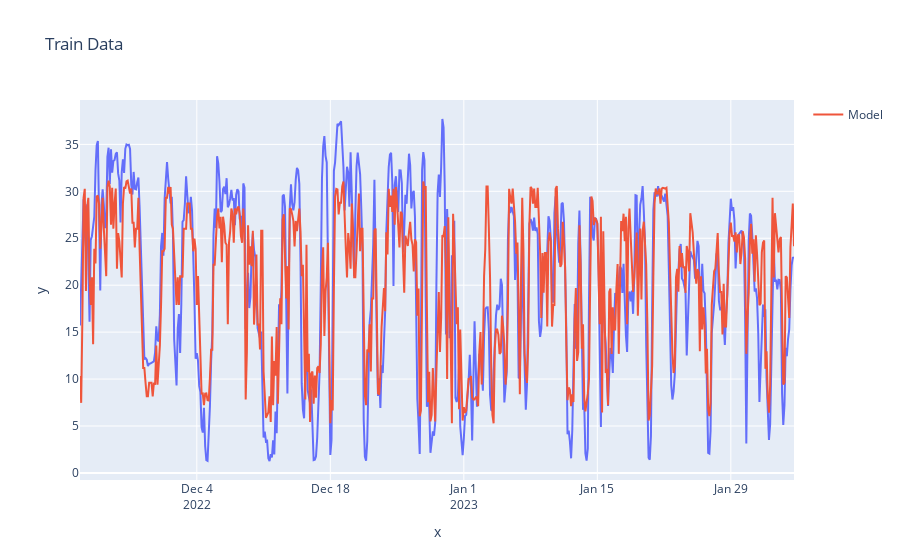

Notebook code for this chart:
### Code cell
# plot train data and model using px.line
fig = px.line(x=X_train.index, y=y_train, title="Train Data")
fig.add_scatter(x=X_train.index, y=best_model.predict(X_train), mode="lines", name="Model")
fig.show()

### Figure 1 — Plotly figure (JSON) as saved in the notebook; plotly's stock layout.template omitted (floating-point values rounded to 4 significant figures; data arrays with more than 128 entries replaced by an {"elided": "..."} marker saying what was removed)
{"data": [{"hovertemplate": "x=%{x}<br>y=%{y}<extra></extra>", "legendgroup": "", "line": {"color": "#636efa", "dash": "solid"}, "marker": {"symbol": "circle"}, "mode": "lines", "name": "", "orientation": "v", "showlegend": false, "type": "scatter", "x": {"elided": "598 str values"}, "xaxis": "x", "y": {"elided": "598 float values"}, "yaxis": "y"}, {"mode": "lines", "name": "Model", "type": "scatter", "x": {"elided": "598 str values"}, "y": {"elided": "598 float values"}}], "layout": {"legend": {"tracegroupgap": 0}, "title": {"text": "Train Data"}, "xaxis": {"anchor": "y", "domain": [0, 1], "title": {"text": "x"}}, "yaxis": {"anchor": "x", "domain": [0, 1], "title": {"text": "y"}}}}
